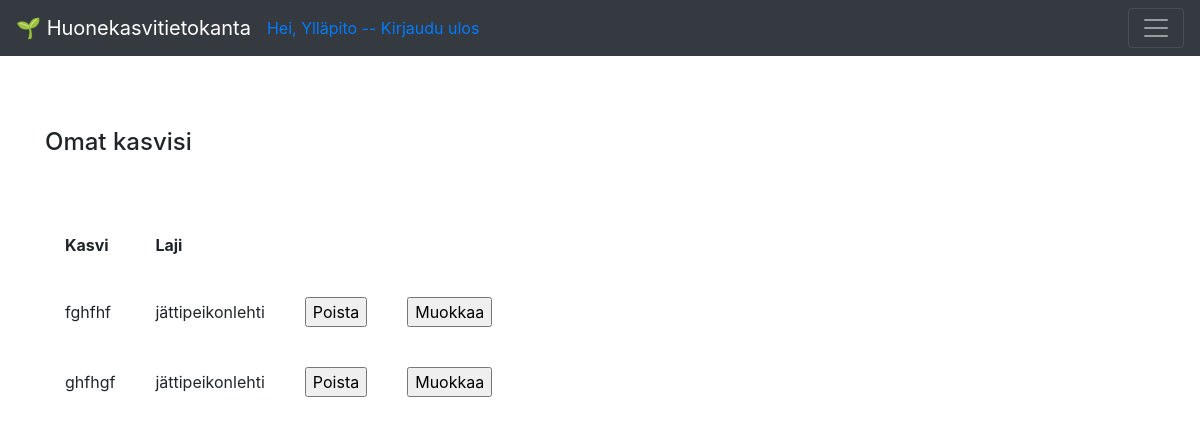
The page /plants (signed in) on the database its author committed.
### application/auth/models.py (models this page shows, shortened)
class User(db.Model):
    __tablename__ = "account"
    id = db.Column(db.Integer, primary_key=True)
    date_created = db.Column(db.DateTime, default=db.func.current_timestamp())
    name = db.Column(db.String(144), nullable=False)
    username = db.Column(db.String(144), nullable=False, unique=True)
    password = db.Column(db.String(144), nullable=False)
    plants = db.relationship("Plant", backref='account', lazy=True)

### application/plants/models.py (models this page shows, shortened)
class Plant(Base):
    species_id = db.Column(db.Integer, db.ForeignKey('species.id'),
        nullable=True)
    account_id = db.Column(db.Integer, db.ForeignKey('account.id'),
                           nullable=False)
    species_name = db.Column(db.String(144), nullable=True)

### application/plants/views.py (the view)
@app.route("/plants", methods=["GET"])
@login_required(role="ANY")
def plants_index():
    return render_template("plants/list.html", plants = Plant.query.filter_by(account_id=current_user.id))

### application/__init__.py (called while the page is built)
def login_required(role = "ANY"):
    def wrapper(fn):
        @wraps(fn)
        def decorated_view(*args, **kwargs):
            if not current_user:
                return login_manager.unauthorized()
            if not current_user.is_authenticated:
                return login_manager.unauthorized()
            unauthorized = False
            if not role == "ANY":
                unauthorized = True
                for user_role in current_user.userrole():
                    if user_role == role:
                        unauthorized = False
                        break
            if unauthorized:
                return login_manager.unauthorized()
            return fn(*args, **kwargs)
        return decorated_view
    return wrapper

@login_manager.user_loader
def load_user(user_id):
    return User.query.get(user_id)

### application/templates/plants/list.html
{% extends "layout.html" %}
{% block body %}
<h4>Omat kasvisi</h4>
<br>
<br>
  <table cellpadding="20">
    <tr>
      <th>Kasvi</th>
      <th>Laji<th>
    </tr>
    {% for plant in plants %}
    <tr>
      <td>{{ plant.name }}</td>
      <td>{{ plant.species_name }}</td>
            <td>
                <form method="POST" action="{{ url_for('plants_delete', plant_id=plant.id) }}">
                  <input type="submit" value="Poista"/>
                </form>
                    </td>
                    <td>
                        <form method="POST" action="{{ url_for('plants_edit', plant_id=plant.id) }}">
                          <input type="submit" value="Muokkaa"/>
                        </form>
                            </td>
    </tr>
    {% endfor %}
  </table>
{% endblock %}

### application/templates/layout.html (shortened to what this page needs)
<!DOCTYPE html>
<html>
  <head>
    <link rel="stylesheet"
          href= "https://stackpath.bootstrapcdn.com/bootstrap/4.3.1/css/bootstrap.min.css">
  </head>
  <body>
<nav class="navbar navbar-dark bg-dark">
    <a class="navbar-brand" href="#">&#127793; Huonekasvitietokanta</a>
    {% if current_user.is_authenticated %}
        <a href="{{ url_for('auth_logout') }}">Hei, {{ current_user.name }} -- Kirjaudu ulos</a>
        {% else %}
        </li><a class= "nav-link" href="{{ url_for('auth_login') }}">Kirjaudu sisään</a>
        <a class="nav-link" href="{{ url_for('auth_new') }}">Luo tunnus</a>
        {% endif %}
    <button class="navbar-toggler ml-auto"
                type="button"
                data-toggle="collapse"
                data-target="#navbarSupportedContent1">
            <span class="navbar-toggler-icon my-toggler">
          </span>
        </button>
  </nav>
<main role="main" class="container">
    <br>
    <br>
    <br>
    {% block body %}{% endblock %}
  </body>
</html>

### rows shown on the page
User: name "Ylläpito"
Plant: name "fghfhf", species_name "jättipeikonlehti"
Plant: name "ghfhgf", species_name "jättipeikonlehti"
